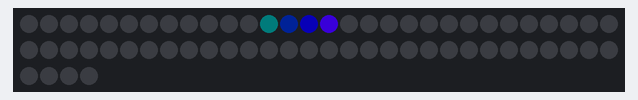
This sketch was run on a simulated Arduino Uno, built with avr-gcc and run on an emulated ATmega328P. Parts: 64 RGB LEDs in strip order, left to right, continuing on the next row. Dim RGB values are drawn brighter than linear.

Above: at 3.99 s.

The sketch:

Simulacion_proyecto.ino
```cpp
#include <FastLED.h>

#define LED_PIN 6

#define LED_TYPE WS2812
#define COLOR_ORDER GRB

#define BRIGHTNESS 180
#define STEP_TIME 180

// Cambia este valor de 1 a 8
#define FILAS_A_PROBAR 2

#define LEDS_POR_FILA 8
#define TOTAL_PANEL 64
#define LEDS_A_PROBAR (FILAS_A_PROBAR * LEDS_POR_FILA)

CRGB leds[TOTAL_PANEL];

uint8_t hue = 0;

void setup() {
  FastLED.addLeds<LED_TYPE, LED_PIN, COLOR_ORDER>(leds, TOTAL_PANEL);
  FastLED.setBrightness(BRIGHTNESS);

  // Apaga todo el panel al iniciar
  FastLED.clear();
  FastLED.show();
  delay(1000);
}

void loop() {
  apagarTodo();
  culebraIda();
  delay(300);

  apagarTodo();
  culebraRegreso();
  delay(300);
}

// Apaga los 64 LEDs
void apagarTodo() {
  for (int i = 0; i < TOTAL_PANEL; i++) {
    leds[i] = CRGB::Black;
  }

  FastLED.show();
}

// Culebra arcoiris solo en las filas indicadas
void culebraIda() {
  for (int i = 0; i < LEDS_A_PROBAR; i++) {
    limpiarZonaPrueba();

    if (i - 3 >= 0) leds[i - 3] = CHSV(hue - 45, 255, 50);
    if (i - 2 >= 0) leds[i - 2] = CHSV(hue - 30, 255, 100);
    if (i - 1 >= 0) leds[i - 1] = CHSV(hue - 15, 255, 160);

    leds[i] = CHSV(hue, 255, 255);

    FastLED.show();
    delay(STEP_TIME);

    hue += 12;
  }
}

// Culebra blanca solo en las filas indicadas
void culebraRegreso() {
  for (int i = LEDS_A_PROBAR - 1; i >= 0; i--) {
    limpiarZonaPrueba();

    if (i + 3 < LEDS_A_PROBAR) leds[i + 3] = CRGB(50, 50, 50);
    if (i + 2 < LEDS_A_PROBAR) leds[i + 2] = CRGB(100, 100, 100);
    if (i + 1 < LEDS_A_PROBAR) leds[i + 1] = CRGB(160, 160, 160);

    leds[i] = CRGB::White;

    FastLED.show();
    delay(STEP_TIME);
  }
}

// Limpia todo, pero mantiene la prueba limitada
void limpiarZonaPrueba() {
  for (int i = 0; i < TOTAL_PANEL; i++) {
    leds[i] = CRGB::Black;
  }
}
```
